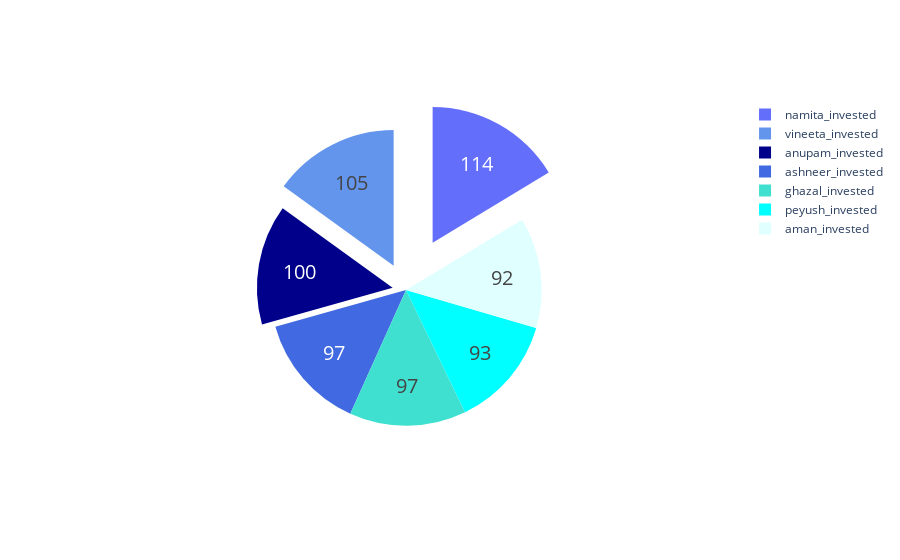

Here is the notebook cell this chart was saved with:
### Code cell
# pie chart for the investment made by sharks throughout the seasons.
colors = ['lightcyan', 'cyan', 'royalblue', 'darkblue', 'navyblue', 'turquoise', 'cornflowerblue' ]

fig = go.Figure(data = [go.Pie(labels = x , values = invested,
                              pull = [0, 0, 0, 0.1, 0.4, 0, 0.2 ])] ) 

fig.update_traces(hoverinfo = 'label+percent', textinfo = 'value',
                 textfont_size = 20, 
                 marker = dict(colors = colors ))
fig.show()

### Figure 1 — Plotly figure (JSON) as saved in the notebook; plotly's stock layout.template omitted (floating-point values rounded to 4 significant figures)
{"data": [{"hoverinfo": "label+percent", "labels": ["aman_invested", "peyush_invested", "ashneer_invested", "anupam_invested", "namita_invested", "ghazal_invested", "vineeta_invested"], "marker": {"colors": ["lightcyan", "cyan", "royalblue", "darkblue", "navyblue", "turquoise", "cornflowerblue"]}, "pull": [0, 0, 0, 0.1, 0.4, 0, 0.2], "textfont": {"size": 20}, "textinfo": "value", "type": "pie", "values": [92, 93, 97, 100, 114, 97, 105]}], "layout": {}}
